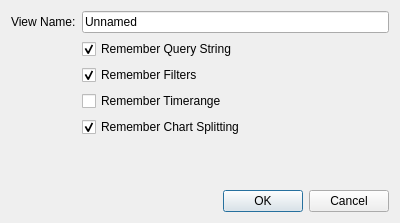
<?xml version="1.0" encoding="UTF-8"?>
<ui version="4.0">
 <class>SaveViewDialog</class>
 <widget class="QDialog" name="SaveViewDialog">
  <property name="geometry">
   <rect>
    <x>0</x>
    <y>0</y>
    <width>400</width>
    <height>223</height>
   </rect>
  </property>
  <property name="windowTitle">
   <string>Save View</string>
  </property>
  <layout class="QGridLayout" name="gridLayout">
   <item row="0" column="0">
    <widget class="QLabel" name="nameLabel">
     <property name="text">
      <string>View Name:</string>
     </property>
    </widget>
   </item>
   <item row="5" column="0" colspan="2">
    <spacer name="verticalSpacer">
     <property name="orientation">
      <enum>Qt::Vertical</enum>
     </property>
     <property name="sizeHint" stdset="0">
      <size>
       <width>20</width>
       <height>40</height>
      </size>
     </property>
    </spacer>
   </item>
   <item row="3" column="1">
    <widget class="QCheckBox" name="saveTimerangeCheckbox">
     <property name="text">
      <string>Remember Timerange</string>
     </property>
    </widget>
   </item>
   <item row="0" column="1">
    <widget class="QLineEdit" name="nameEdit">
     <property name="text">
      <string>Unnamed</string>
     </property>
    </widget>
   </item>
   <item row="2" column="1">
    <widget class="QCheckBox" name="saveFiltersCheckbox">
     <property name="text">
      <string>Remember Filters</string>
     </property>
     <property name="checked">
      <bool>true</bool>
     </property>
    </widget>
   </item>
   <item row="1" column="1">
    <widget class="QCheckBox" name="saveQueryCheckbox">
     <property name="text">
      <string>Remember Query String</string>
     </property>
     <property name="checked">
      <bool>true</bool>
     </property>
    </widget>
   </item>
   <item row="6" column="0" colspan="2">
    <widget class="QDialogButtonBox" name="buttonBox">
     <property name="orientation">
      <enum>Qt::Horizontal</enum>
     </property>
     <property name="standardButtons">
      <set>QDialogButtonBox::Cancel|QDialogButtonBox::Ok</set>
     </property>
    </widget>
   </item>
   <item row="4" column="1">
    <widget class="QCheckBox" name="saveSplitCheckbox">
     <property name="text">
      <string>Remember Chart Splitting</string>
     </property>
     <property name="checked">
      <bool>true</bool>
     </property>
    </widget>
   </item>
  </layout>
 </widget>
 <tabstops>
  <tabstop>nameEdit</tabstop>
  <tabstop>saveQueryCheckbox</tabstop>
  <tabstop>saveFiltersCheckbox</tabstop>
  <tabstop>saveTimerangeCheckbox</tabstop>
 </tabstops>
 <resources/>
 <connections>
  <connection>
   <sender>buttonBox</sender>
   <signal>accepted()</signal>
   <receiver>SaveViewDialog</receiver>
   <slot>accept()</slot>
   <hints>
    <hint type="sourcelabel">
     <x>248</x>
     <y>254</y>
    </hint>
    <hint type="destinationlabel">
     <x>157</x>
     <y>274</y>
    </hint>
   </hints>
  </connection>
  <connection>
   <sender>buttonBox</sender>
   <signal>rejected()</signal>
   <receiver>SaveViewDialog</receiver>
   <slot>reject()</slot>
   <hints>
    <hint type="sourcelabel">
     <x>316</x>
     <y>260</y>
    </hint>
    <hint type="destinationlabel">
     <x>286</x>
     <y>274</y>
    </hint>
   </hints>
  </connection>
 </connections>
</ui>
